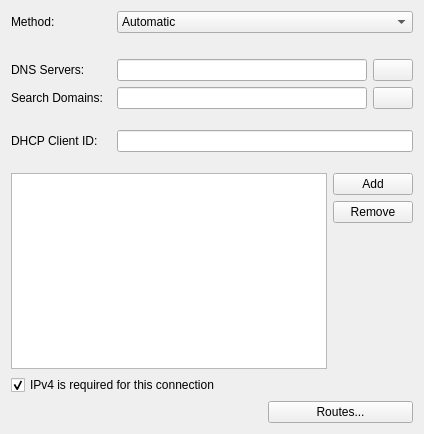
<?xml version="1.0" encoding="UTF-8"?>
<ui version="4.0">
 <class>IPv4Widget</class>
 <widget class="QWidget" name="IPv4Widget">
  <property name="geometry">
   <rect>
    <x>0</x>
    <y>0</y>
    <width>424</width>
    <height>434</height>
   </rect>
  </property>
  <property name="toolTip">
   <string extracomment="Advanced IP settings"/>
  </property>
  <layout class="QGridLayout" name="gridLayout_2">
   <item row="0" column="0">
    <widget class="QLabel" name="label">
     <property name="sizePolicy">
      <sizepolicy hsizetype="Minimum" vsizetype="Preferred">
       <horstretch>0</horstretch>
       <verstretch>0</verstretch>
      </sizepolicy>
     </property>
     <property name="text">
      <string>Method:</string>
     </property>
     <property name="buddy">
      <cstring>method</cstring>
     </property>
    </widget>
   </item>
   <item row="0" column="1" colspan="2">
    <widget class="KComboBox" name="method">
     <item>
      <property name="text">
       <string>Automatic</string>
      </property>
     </item>
     <item>
      <property name="text">
       <string>Automatic (Only addresses)</string>
      </property>
     </item>
     <item>
      <property name="text">
       <string>Link-Local</string>
      </property>
     </item>
     <item>
      <property name="text">
       <string comment="like in use Manual configuration">Manual</string>
      </property>
     </item>
     <item>
      <property name="text">
       <string>Shared to other computers</string>
      </property>
     </item>
     <item>
      <property name="text">
       <string comment="like in this setting is Disabled">Disabled</string>
      </property>
     </item>
    </widget>
   </item>
   <item row="1" column="1">
    <spacer name="verticalSpacer">
     <property name="orientation">
      <enum>Qt::Vertical</enum>
     </property>
     <property name="sizeType">
      <enum>QSizePolicy::Minimum</enum>
     </property>
     <property name="sizeHint" stdset="0">
      <size>
       <width>20</width>
       <height>20</height>
      </size>
     </property>
    </spacer>
   </item>
   <item row="2" column="0">
    <widget class="QLabel" name="dnsLabel">
     <property name="sizePolicy">
      <sizepolicy hsizetype="Minimum" vsizetype="Preferred">
       <horstretch>0</horstretch>
       <verstretch>0</verstretch>
      </sizepolicy>
     </property>
     <property name="text">
      <string comment="@info">DNS Servers:</string>
     </property>
     <property name="textFormat">
      <enum>Qt::AutoText</enum>
     </property>
     <property name="buddy">
      <cstring>dns</cstring>
     </property>
    </widget>
   </item>
   <item row="2" column="1" colspan="2">
    <layout class="QHBoxLayout" name="horizontalLayout_2">
     <item>
      <widget class="KLineEdit" name="dns">
       <property name="sizePolicy">
        <sizepolicy hsizetype="Expanding" vsizetype="Fixed">
         <horstretch>0</horstretch>
         <verstretch>0</verstretch>
        </sizepolicy>
       </property>
       <property name="minimumSize">
        <size>
         <width>250</width>
         <height>0</height>
        </size>
       </property>
       <property name="toolTip">
        <string>Use this field to specify the IP address(es) of one or more DNS servers. Use ',' to separate entries.</string>
       </property>
      </widget>
     </item>
     <item>
      <widget class="KPushButton" name="dnsMorePushButton">
       <property name="toolTip">
        <string>Edit DNS the list of servers</string>
       </property>
       <property name="icon">
        <iconset theme="document-properties">
         <normaloff/>
        </iconset>
       </property>
      </widget>
     </item>
    </layout>
   </item>
   <item row="3" column="0">
    <widget class="QLabel" name="dnsSearchLabel">
     <property name="sizePolicy">
      <sizepolicy hsizetype="Minimum" vsizetype="Preferred">
       <horstretch>0</horstretch>
       <verstretch>0</verstretch>
      </sizepolicy>
     </property>
     <property name="text">
      <string comment="@info">Search Domains:</string>
     </property>
     <property name="buddy">
      <cstring>dnsSearch</cstring>
     </property>
    </widget>
   </item>
   <item row="3" column="1" colspan="2">
    <layout class="QHBoxLayout" name="horizontalLayout_5">
     <item>
      <widget class="KLineEdit" name="dnsSearch">
       <property name="minimumSize">
        <size>
         <width>250</width>
         <height>0</height>
        </size>
       </property>
       <property name="toolTip">
        <string>Use this field to specify one or more DNS domains to search. Use ',' to separate entries.</string>
       </property>
      </widget>
     </item>
     <item>
      <widget class="KPushButton" name="dnsSearchMorePushButton">
       <property name="toolTip">
        <string>Edit the list of DNS domains being searched</string>
       </property>
       <property name="icon">
        <iconset theme="document-properties">
         <normaloff/>
        </iconset>
       </property>
      </widget>
     </item>
    </layout>
   </item>
   <item row="4" column="1">
    <spacer name="verticalSpacer_5">
     <property name="orientation">
      <enum>Qt::Vertical</enum>
     </property>
     <property name="sizeType">
      <enum>QSizePolicy::Fixed</enum>
     </property>
     <property name="sizeHint" stdset="0">
      <size>
       <width>17</width>
       <height>15</height>
      </size>
     </property>
    </spacer>
   </item>
   <item row="5" column="0">
    <widget class="QLabel" name="labelDhcpClientId">
     <property name="sizePolicy">
      <sizepolicy hsizetype="Minimum" vsizetype="Preferred">
       <horstretch>0</horstretch>
       <verstretch>0</verstretch>
      </sizepolicy>
     </property>
     <property name="text">
      <string>DHCP Client ID:</string>
     </property>
     <property name="buddy">
      <cstring>dhcpClientId</cstring>
     </property>
    </widget>
   </item>
   <item row="6" column="1">
    <spacer name="verticalSpacer_2">
     <property name="orientation">
      <enum>Qt::Vertical</enum>
     </property>
     <property name="sizeType">
      <enum>QSizePolicy::Fixed</enum>
     </property>
     <property name="sizeHint" stdset="0">
      <size>
       <width>17</width>
       <height>15</height>
      </size>
     </property>
    </spacer>
   </item>
   <item row="7" column="0" colspan="3">
    <layout class="QGridLayout" name="gridLayout">
     <item row="1" column="1">
      <widget class="QPushButton" name="btnRemove">
       <property name="text">
        <string>Remove</string>
       </property>
       <property name="icon">
        <iconset theme="list-remove">
         <normaloff/>
        </iconset>
       </property>
      </widget>
     </item>
     <item row="0" column="1">
      <widget class="QPushButton" name="btnAdd">
       <property name="text">
        <string>Add</string>
       </property>
       <property name="icon">
        <iconset theme="list-add">
         <normaloff/>
        </iconset>
       </property>
      </widget>
     </item>
     <item row="0" column="0" rowspan="3">
      <widget class="QTableView" name="tableViewAddresses">
       <property name="sizePolicy">
        <sizepolicy hsizetype="MinimumExpanding" vsizetype="MinimumExpanding">
         <horstretch>0</horstretch>
         <verstretch>0</verstretch>
        </sizepolicy>
       </property>
       <property name="toolTip">
        <string>Addresses</string>
       </property>
       <property name="selectionMode">
        <enum>QAbstractItemView::SingleSelection</enum>
       </property>
       <property name="selectionBehavior">
        <enum>QAbstractItemView::SelectRows</enum>
       </property>
       <attribute name="horizontalHeaderStretchLastSection">
        <bool>true</bool>
       </attribute>
       <attribute name="verticalHeaderVisible">
        <bool>false</bool>
       </attribute>
      </widget>
     </item>
     <item row="2" column="1">
      <spacer name="verticalSpacer_3">
       <property name="orientation">
        <enum>Qt::Vertical</enum>
       </property>
       <property name="sizeType">
        <enum>QSizePolicy::MinimumExpanding</enum>
       </property>
       <property name="sizeHint" stdset="0">
        <size>
         <width>20</width>
         <height>40</height>
        </size>
       </property>
      </spacer>
     </item>
    </layout>
   </item>
   <item row="8" column="0" colspan="2">
    <widget class="QCheckBox" name="ipv4RequiredCB">
     <property name="text">
      <string>IPv4 is required for this connection</string>
     </property>
     <property name="checked">
      <bool>true</bool>
     </property>
    </widget>
   </item>
   <item row="9" column="2">
    <widget class="QPushButton" name="btnRoutes">
     <property name="text">
      <string>Routes...</string>
     </property>
    </widget>
   </item>
   <item row="5" column="1" colspan="2">
    <widget class="KLineEdit" name="dhcpClientId">
     <property name="toolTip">
      <string>Use this field to specify the DHCP client ID which is a string sent to the DHCP server to identify the local machine that the DHCP server may use to customize the DHCP lease and options.</string>
     </property>
    </widget>
   </item>
   <item row="9" column="0" colspan="2">
    <spacer name="horizontalSpacer">
     <property name="orientation">
      <enum>Qt::Horizontal</enum>
     </property>
     <property name="sizeHint" stdset="0">
      <size>
       <width>40</width>
       <height>20</height>
      </size>
     </property>
    </spacer>
   </item>
  </layout>
 </widget>
 <customwidgets>
  <customwidget>
   <class>KComboBox</class>
   <extends>QComboBox</extends>
   <header>kcombobox.h</header>
  </customwidget>
  <customwidget>
   <class>KLineEdit</class>
   <extends>QLineEdit</extends>
   <header>klineedit.h</header>
  </customwidget>
  <customwidget>
   <class>KPushButton</class>
   <extends>QPushButton</extends>
   <header>kpushbutton.h</header>
  </customwidget>
 </customwidgets>
 <tabstops>
  <tabstop>method</tabstop>
  <tabstop>dns</tabstop>
  <tabstop>dnsMorePushButton</tabstop>
  <tabstop>dnsSearch</tabstop>
  <tabstop>dnsSearchMorePushButton</tabstop>
  <tabstop>dhcpClientId</tabstop>
  <tabstop>tableViewAddresses</tabstop>
  <tabstop>btnAdd</tabstop>
  <tabstop>btnRemove</tabstop>
  <tabstop>ipv4RequiredCB</tabstop>
  <tabstop>btnRoutes</tabstop>
 </tabstops>
 <resources/>
 <connections/>
</ui>
